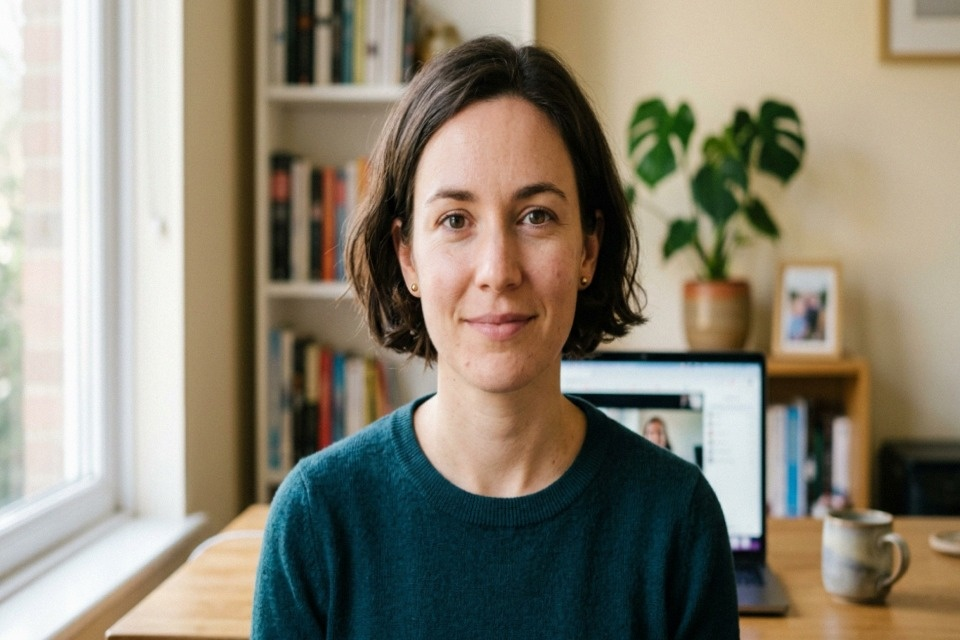
#> input picture samples/authentic_still.jpg, 960 x 640 px
$ python -i face.py   (imports and definitions only)
#> lines starting #> are read from the running program, lines starting #| are printed output that depends on the picture
### deeptrace/tracking.py
"""Multi-face detection bookkeeping and identity tracking.

A single "dominant face" assumption breaks the moment two people appear in the
frame: a swapped face on the right can sit next to a genuine face on the left,
and averaging them hides both.  This module keeps the frames' faces *separate*:

* :class:`Detection` - one face box found in one sampled frame,
* :class:`Track`     - one face followed across the sampled timeline,
* :class:`FaceTracker` - greedy but deterministic association between them.

Association is deliberately simple and auditable (no learned embedding):

    cost = normalised_centre_distance
         + 0.55 * |log(size ratio)|
         - 0.90 * IoU
         - 0.25 * appearance_similarity

with hard gates on displacement, size ratio and low-frequency appearance
similarity, so two different people cannot be merged into one identity.  Frames
where a face is temporarily missed are bridged (``max_gap``), which is what turns
"detected in 31 of 48 frames" into one continuous track instead of 31 singletons.

Tracks with too few hits are reported, never silently dropped.
"""

from __future__ import annotations

import math
from dataclasses import dataclass, field
from typing import Dict, List, Optional, Sequence, Tuple

import cv2
import numpy as np

Box = Tuple[int, int, int, int]
EPS = 1e-9

# Gates: a candidate match beyond these is treated as a different face.
MAX_CENTRE_DIST = 1.40      # in units of the mean box side
MAX_SIZE_RATIO = math.log(2.20)
# Appearance is a *tie-breaker*, not a gate: OpenCV detectors routinely return
# a tight box on one frame and a loose box on the next, and the two crops then
# correlate poorly even though they are the same person.  So a low similarity
# only overrules a large geometric displacement.
APPEARANCE_VETO = -0.25     # cosine similarity below this = different-looking face
APPEARANCE_VETO_DIST = 0.60  # ...and the face must also have moved this much


# ---------------------------------------------------------------------------
# geometry helpers
# ---------------------------------------------------------------------------
def box_area(box: Sequence[float]) -> float:
    return float(max(0.0, box[2]) * max(0.0, box[3]))


def box_side(box: Sequence[float]) -> float:
    """Geometric-mean side length - stable when the box is not square."""
    return float(math.sqrt(box_area(box)) + EPS)


def box_centre(box: Sequence[float]) -> Tuple[float, float]:
    return (float(box[0]) + float(box[2]) / 2.0, float(box[1]) + float(box[3]) / 2.0)


# [19 lines left out: functions box_iou, descriptor, not called in this run]


# ---------------------------------------------------------------------------
# detections and tracks
# ---------------------------------------------------------------------------
@dataclass
class Detection:
    """One face box found in one sampled frame."""

    box: Box
    score: float = 1.0
    kind: str = "face"          # "face" | "fallback" (centred window, no detection)


@dataclass
class Track:
    """One face followed across the sampled timeline."""

    track_id: int
    kind: str = "face"
    boxes: Dict[int, Box] = field(default_factory=dict)        # frame position -> box
    scores: Dict[int, float] = field(default_factory=dict)
    descriptors: Dict[int, np.ndarray] = field(default_factory=dict)

    # -- basic bookkeeping ------------------------------------------------
    # [5 lines left out: function add, not called in this run]

    @property
    def positions(self) -> List[int]:
        return sorted(self.boxes)

    @property
    def hits(self) -> int:
        return len(self.boxes)

    @property
    def first(self) -> int:
        return min(self.boxes) if self.boxes else -1

    @property
    def last(self) -> int:
        return max(self.boxes) if self.boxes else -1

    @property
    def span(self) -> int:
        return (self.last - self.first + 1) if self.boxes else 0

    def gaps(self) -> int:
        """Positions inside [first, last] where this face was not matched."""
        return max(0, self.span - self.hits)

    def continuity(self) -> float:
        """Fraction of the track's own span where the face was actually seen."""
        return float(self.hits / self.span) if self.span else 0.0

    # [17 lines left out: functions mean_descriptor, mean_box, mean_area, not called in this run]

    def area_share(self, frame_area: float) -> float:
        return float(self.mean_area() / max(frame_area, 1.0))

    # [13 lines left out: function summary, not called in this run]


# ---------------------------------------------------------------------------
# tracker
# ---------------------------------------------------------------------------
class FaceTracker:
    """Greedy, deterministic multi-face tracker over sampled frames."""

    # [92 lines left out: functions __init__, _cost, update, finish, stats, not called in this run]

### deeptrace/face.py
"""Face detection, alignment and crop extraction (multi-face aware).

Uses OpenCV's bundled Haar cascades (no model download required), with an
optional YuNet DNN path when ``data/models/face_detection_yunet.onnx`` exists.
Falls back to a centred crop so the pipeline never crashes on hard input.

Unlike a "dominant face" detector, :meth:`FaceLocator.detect_all` returns *every*
face above a size/quality floor, sorted largest-first.  Each detection carries a
``kind`` - ``"face"`` for a real detection and ``"fallback"`` for the centred
window used when nothing is found - so the tracker can never merge a fallback
window into a real identity.
"""

from __future__ import annotations

from dataclasses import dataclass
from pathlib import Path
from typing import List, Sequence, Tuple

import cv2
import numpy as np

from .config import PROJECT_ROOT
from .tracking import Detection, box_area

YUNET_PATH = PROJECT_ROOT / "data" / "models" / "face_detection_yunet.onnx"

Box = Tuple[int, int, int, int]


@dataclass
class FaceCrop:
    image: np.ndarray        # aligned BGR crop, crop_size x crop_size
    box: Tuple[int, int, int, int]  # x, y, w, h in the source frame (crop region)
    detected: bool
    method: str
    score: float = 1.0
    kind: str = "face"              # "face" | "fallback"
    face_box: Tuple[int, int, int, int] | None = None  # detector box in canonical coords
    position: int = 0               # sampled-frame position this crop came from
    scale: float = 1.0              # canonicalisation factor applied to this frame


def _suppress_nested(boxes: List[Box]) -> List[int]:
    """Drop small boxes that sit largely inside a bigger face box.

    Haar occasionally fires again on a patch of an already-detected face (a cheek
    or a nostril region).  Intersection-over-own-area is the right test here: a
    genuine second person never occupies 20% of another person's face box, while a
    duplicate detection almost always does.
    """
    order = sorted(range(len(boxes)), key=lambda i: -box_area(boxes[i]))
    keep: List[int] = []
    for i in order:
        xi, yi, wi, hi = boxes[i]
        own = max(wi * hi, 1)
        nested = False
        for j in keep:
            xj, yj, wj, hj = boxes[j]
            ix0, iy0 = max(xi, xj), max(yi, yj)
            ix1, iy1 = min(xi + wi, xj + wj), min(yi + hi, yj + hj)
            inter = max(0, ix1 - ix0) * max(0, iy1 - iy0)
            if inter / own >= 0.20:
                nested = True
                break
        if not nested:
            keep.append(i)
    return keep


def _nms(boxes: List[Box], scores: List[float], iou_thr: float = 0.35) -> List[int]:
    """Plain greedy NMS over (x, y, w, h) boxes - keeps overlapping duplicates out."""
    order = sorted(range(len(boxes)), key=lambda i: -scores[i])
    keep: List[int] = []
    for i in order:
        xi, yi, wi, hi = boxes[i]
        ok = True
        for j in keep:
            xj, yj, wj, hj = boxes[j]
            ix0, iy0 = max(xi, xj), max(yi, yj)
            ix1, iy1 = min(xi + wi, xj + wj), min(yi + hi, yj + hj)
            inter = max(0, ix1 - ix0) * max(0, iy1 - iy0)
            union = wi * hi + wj * hj - inter
            if union <= 0:
                continue
            # plain IoU, plus containment: a small "face" sitting inside a larger
            # one is a duplicate detection, not a second person
            containment = inter / max(min(wi * hi, wj * hj), 1)
            if inter / union > iou_thr or containment > 0.70:
                ok = False
                break
        if ok:
            keep.append(i)
    return keep


class FaceLocator:
    """Locate and crop faces in a frame (one or many)."""

    def __init__(self, crop_size: int = 256, margin: float = 0.22,
                 target_face_px: int = 192, max_faces: int = 3):
        self.crop_size = crop_size
        self.margin = margin
        # Canonical face size, in source pixels, before the final resize to
        # crop_size. Without this, a 4K source and a 480p source produce crops
        # with different effective resolution, and every noise/sharpness feature
        # shifts with the input resolution instead of with the manipulation.
        self.target_face_px = target_face_px
        self.max_faces = max(1, int(max_faces))
        cascade_dir = Path(cv2.data.haarcascades)
        self._frontal = cv2.CascadeClassifier(str(cascade_dir / "haarcascade_frontalface_default.xml"))
        self._profile = cv2.CascadeClassifier(str(cascade_dir / "haarcascade_profileface.xml"))
        self._eyes = cv2.CascadeClassifier(str(cascade_dir / "haarcascade_eye.xml"))
        self._yunet = None
        if YUNET_PATH.exists():
            try:
                self._yunet = cv2.FaceDetectorYN.create(
                    str(YUNET_PATH), "", (320, 320), 0.6, 0.3, 5000
                )
            except cv2.error:
                self._yunet = None

    # -- detection -------------------------------------------------------
    def detect_all(self, frame: np.ndarray) -> Tuple[List[Detection], str]:
        """All face boxes above the size floor, largest first."""
        H, W = frame.shape[:2]
        min_side = max(40, int(0.06 * min(H, W)))

        if self._yunet is not None:
            try:
                self._yunet.setInputSize((W, H))
                _, faces = self._yunet.detect(frame)
                if faces is not None and len(faces):
                    cand = [(int(f[0]), int(f[1]), int(f[2]), int(f[3]),
                             float(f[14]) if len(f) > 14 else 1.0) for f in faces]
                    cand = [c for c in cand if min(c[2], c[3]) >= min_side]
                    if cand:
                        idx = _nms([c[:4] for c in cand], [c[4] for c in cand])
                        kept = [cand[i][:4] for i in idx]
                        sanitised = [kept[i] for i in _suppress_nested(kept)]
                        dets = [Detection(box=b, score=float(max(
                            c[4] for c in cand if c[:4] == b)), kind="face")
                                for b in sanitised][: self.max_faces]
                        if dets:
                            return dets, "yunet"
            except cv2.error:
                pass

        gray = cv2.cvtColor(frame, cv2.COLOR_BGR2GRAY)
        gray = cv2.equalizeHist(gray)
        scale = 1.0
        if max(H, W) > 900:  # speed: detect on a downscale, then map back
            scale = 900.0 / max(H, W)
            small = cv2.resize(gray, (int(W * scale), int(H * scale)))
        else:
            small = gray

        for cascade, name in ((self._frontal, "haar-frontal"), (self._profile, "haar-profile")):
            rects = cascade.detectMultiScale(small, scaleFactor=1.12, minNeighbors=5,
                                             minSize=(40, 40))
            if len(rects):
                inv = 1.0 / scale
                boxes = [(int(r[0] * inv), int(r[1] * inv), int(r[2] * inv), int(r[3] * inv))
                         for r in rects]
                boxes = [b for b in boxes if min(b[2], b[3]) >= min_side]
                if not boxes:
                    continue
                idx = _nms(boxes, [float(box_area(b)) for b in boxes])
                boxes = [boxes[i] for i in idx]
                boxes = [boxes[i] for i in _suppress_nested(boxes)][: self.max_faces]
                return [Detection(box=b, score=1.0, kind="face") for b in boxes], name
        return [], "none"

    def detect(self, frame: np.ndarray) -> Tuple[Box | None, str]:
        """The single largest face (backwards-compatible helper)."""
        dets, method = self.detect_all(frame)
        if dets:
            return dets[0].box, method
        return None, "none"

    # -- cropping --------------------------------------------------------
    def _canonicalise(self, frame: np.ndarray, box: tuple[int, int, int, int]) -> tuple[np.ndarray, tuple[int, int, int, int], float]:
        """Resize the frame so the face box has a fixed side length."""
        x, y, w, h = box
        side = max(w, h)
        if side <= 0:
            return frame, box, 1.0
        s = self.target_face_px / float(side)
        if 0.95 <= s <= 1.05:
            return frame, box, 1.0
        interp = cv2.INTER_AREA if s < 1 else cv2.INTER_CUBIC
        H, W = frame.shape[:2]
        new_w, new_h = max(8, int(round(W * s))), max(8, int(round(H * s)))
        resized = cv2.resize(frame, (new_w, new_h), interpolation=interp)
        nb = (int(round(x * s)), int(round(y * s)), max(8, int(round(w * s))), max(8, int(round(h * s))))
        return resized, nb, s

    def _crop_from_box(self, frame: np.ndarray, box: Box) -> Tuple[np.ndarray, Box]:
        """Margin-padded, squared-up crop around one face box."""
        H, W = frame.shape[:2]
        x, y, w, h = box
        mx, my = int(w * self.margin), int(h * self.margin)
        x0, y0 = max(0, x - mx), max(0, y - my)
        x1, y1 = min(W, x + w + mx), min(H, y + h + my)
        # square it up so aspect ratio never distorts the spectra
        cw, ch = x1 - x0, y1 - y0
        side = max(cw, ch)
        cx0 = x0 - (side - cw) // 2
        cy0 = y0 - (side - ch) // 2
        x0, y0 = max(0, cx0), max(0, cy0)
        x1, y1 = min(W, x0 + side), min(H, y0 + side)
        box = (x0, y0, x1 - x0, y1 - y0)
        if box[2] <= 0 or box[3] <= 0:
            box = (0, 0, W, H)
        x, y, w, h = box
        patch = frame[y:y + h, x:x + w]
        if patch.size == 0:
            patch = frame
        interp = cv2.INTER_AREA if patch.shape[0] > self.crop_size else cv2.INTER_CUBIC
        crop = cv2.resize(patch, (self.crop_size, self.crop_size), interpolation=interp)
        return crop, box

    def crop_faces(self, frame: np.ndarray, position: int = 0,
                   with_fallback: bool = True) -> Tuple[List[FaceCrop], str]:
        """Crop *every* detected face in one frame, plus the detection method.

        One canonicalisation is applied per frame (driven by the largest face) so
        all crops of that frame share the same scale - otherwise a small face and
        a large face would be resampled differently and their spectra would not be
        comparable.
        """
        dets, method = self.detect_all(frame)
        if not dets:
            if not with_fallback:
                return [], "none"
            H, W = frame.shape[:2]
            side = int(min(W, H) * 0.62)
            box = ((W - side) // 2, int((H - side) * 0.30), side, side)
            crop, box = self._crop_from_box(frame, box)
            return [FaceCrop(image=crop, box=box, detected=False, method="none",
                             score=0.0, kind="fallback", face_box=box,
                             position=position, scale=1.0)], "none"

        largest = max(dets, key=lambda d: box_area(d.box)).box
        frame_c, canonical_box, s = self._canonicalise(frame, largest)
        out: List[FaceCrop] = []
        for det in dets:
            if s != 1.0:
                box = (int(round(det.box[0] * s)), int(round(det.box[1] * s)),
                       max(8, int(round(det.box[2] * s))), max(8, int(round(det.box[3] * s))))
            else:
                box = det.box
            crop, padded = self._crop_from_box(frame_c, box)
            out.append(FaceCrop(image=crop, box=box, detected=True, method=method,
                                score=float(det.score), kind="face", face_box=box,
                                position=position, scale=s))
        return out, method

    def crop(self, frame: np.ndarray) -> FaceCrop:
        """Crop the largest face (falls back to a centred window)."""
        crops, _ = self.crop_faces(frame)
        return crops[0]

    def crop_all(self, frames: List[np.ndarray]) -> List[FaceCrop]:
        return [self.crop(f) for f in frames]

>>> import cv2
>>> picture = cv2.imread('../samples/authentic_still.jpg')
#> picture is the input picture: shape (640, 960, 3); mean B, G, R 116.7, 132.8, 139.7
>>> result = FaceLocator().crop_faces(picture)
#> in detect_all, `gray = cv2.cvtColor(frame, cv2.COLOR_BGR2GRAY)`:
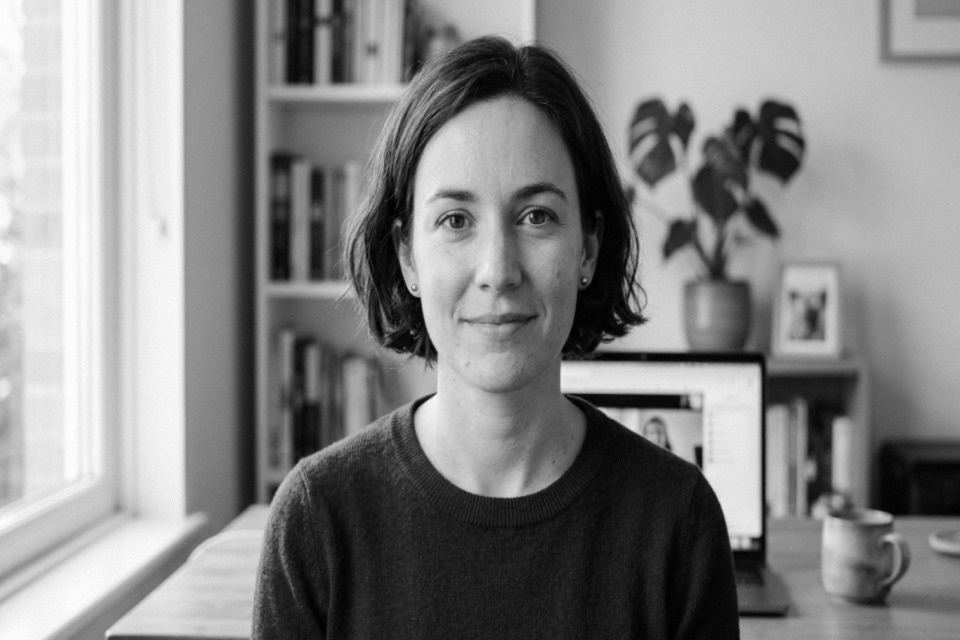
#> gray: shape (640, 960); min 0, max 255, mean 133
#> the loop in detect_all, `for cascade, name in ((self._frontal, "haar-frontal"), (self._profile,..` made 1 pass
#> (rects, boxes, idx) on pass 1: ([[353, 116, 222, 222]], [(376, 123, 236, 236)], [0])
#> in crop_faces, `dets, method = self.detect_all(frame)`: dets = 1 item; method = 'haar-frontal'
#> in crop_faces, `largest = max(dets, key=lambda d: box_area(d.box)).box`: largest = (376, 123, 236, 236)
#> in _canonicalise, `x, y, w, h = box`: x = 376; y = 123; w = 236
#> in _canonicalise, `s = self.target_face_px / float(side)`: s = 0.814
#> in _canonicalise, `interp = cv2.INTER_AREA if s < 1 else cv2.INTER_CUBIC`: interp = 3
#> in _canonicalise, `new_w, new_h = max(8, int(round(W * s))), max(8, int(round(H * s)))`: new_w = 781; new_h = 521
#> in _canonicalise, `nb = (int(round(x * s)), int(round(y * s)), max(8, int(round(w * s))),..`: nb = (306, 100, 192, 192)
#> in crop_faces, `frame_c, canonical_box, s = self._canonicalise(frame, largest)`: s = 0.814
#> the loop in crop_faces, `for det in dets:` made 1 pass
#> pass 1, in _crop_from_box, `patch = frame[y:y + h, x:x + w]`:
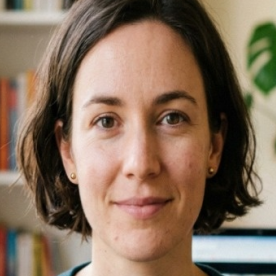
#> patch: shape (276, 276, 3); mean B, G, R 93.4, 112.3, 134.8
#> after the loop in crop_faces, `for det in dets:`: out = 1 item

$ run again, on samples/two_faces_still.jpg
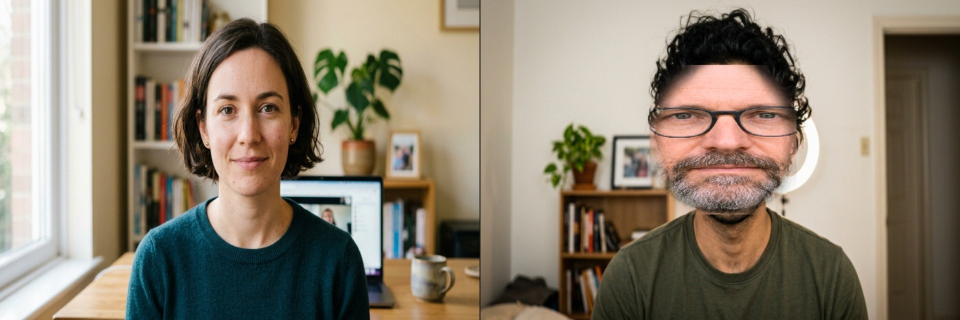
#> input picture samples/two_faces_still.jpg, 1920 x 640 px (shown at 1/2 size)
#> picture is the input picture: shape (640, 1920, 3); mean B, G, R 112.5, 128.9, 139.7
#> the loop in detect_all, `for cascade, name in ((self._frontal, "haar-frontal"), (self._profile,..` made 1 pass
#> (rects, boxes, idx) on pass 1: ([[177, 59, 110, 110], [611, 54, 142, 142]], [(1303, 115, 302, 302), (377, 125, 234, 234)], [1, 0])
#> dets = 2 items; method = 'haar-frontal'
#> largest = (1303, 115, 302, 302)
#> in _canonicalise, `x, y, w, h = box`: x = 1303; y = 115; w = 302
#> in _canonicalise, `s = self.target_face_px / float(side)`: s = 0.636
#> in _canonicalise, `interp = cv2.INTER_AREA if s < 1 else cv2.INTER_CUBIC`: interp = 3
#> new_w = 1221; new_h = 407
#> nb = (828, 73, 192, 192)
#> in crop_faces, `frame_c, canonical_box, s = self._canonicalise(frame, largest)`: s = 0.636
#> the loop in crop_faces, `for det in dets:` made 2 passes
#> pass 1, in _crop_from_box, `patch = frame[y:y + h, x:x + w]`:
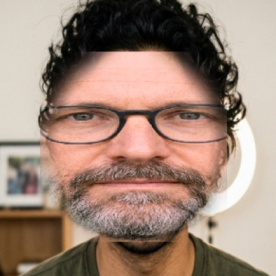
#> patch: shape (276, 276, 3); mean B, G, R 120.2, 134.4, 159.5
#> pass 2, in _crop_from_box (call 2), `crop = cv2.resize(patch, (self.crop_size, self.crop_size), interpolati..`:
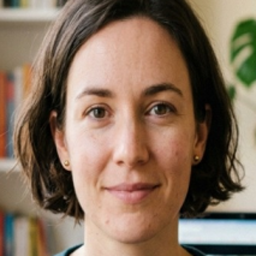
#> crop: shape (256, 256, 3); mean B, G, R 93.5, 112.3, 134.9
#> after the loop in crop_faces, `for det in dets:`: out = 2 items
